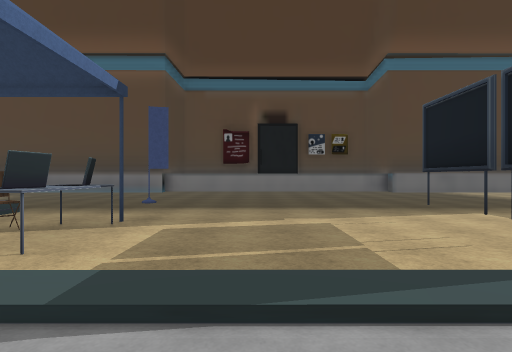
[1] (above)

24 first-person views from a walk through a 3-D level made in the Unity game engine. The camera is 1.3 m above the floor, looks level and sees 75° across. The floor is counted in squares, 2.32 m on a side. Each view is taken from the middle of a square. On the plan, view 1 faces up. The plan holds only what a view shows up to about 9 squares ahead; the rest is blank. The place goes on beyond the plan. The player character is not drawn. Some surface patterns are stand-ins.

[2]
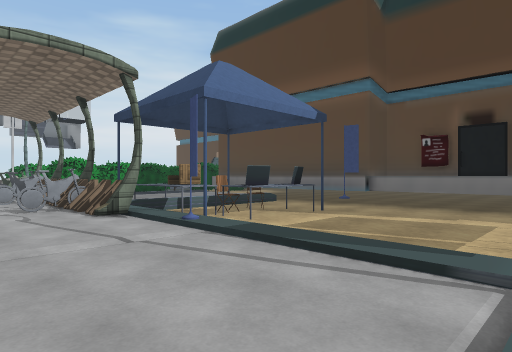

[3]
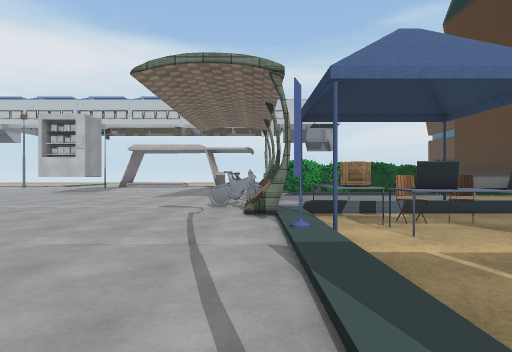

[4]
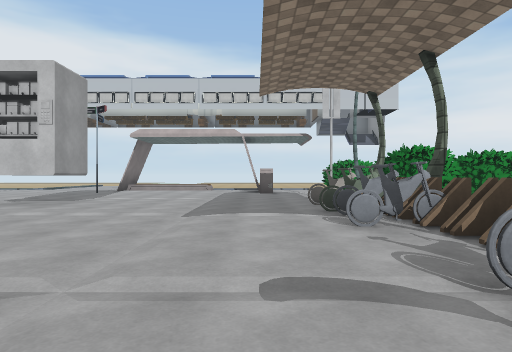

[5]
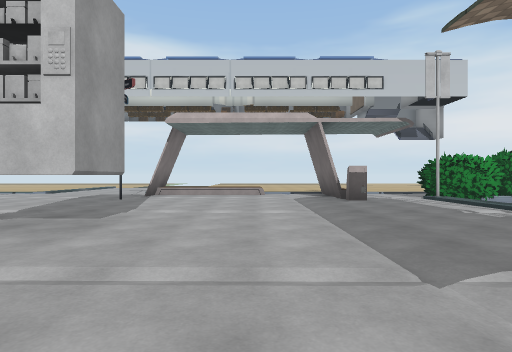

[6]
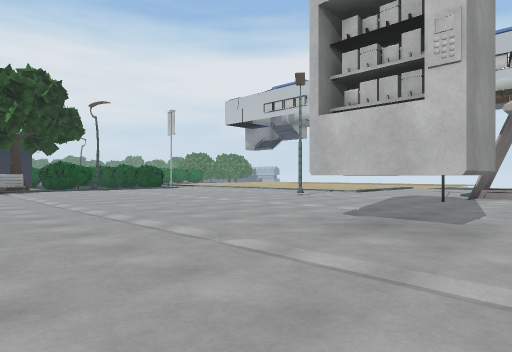

[7]
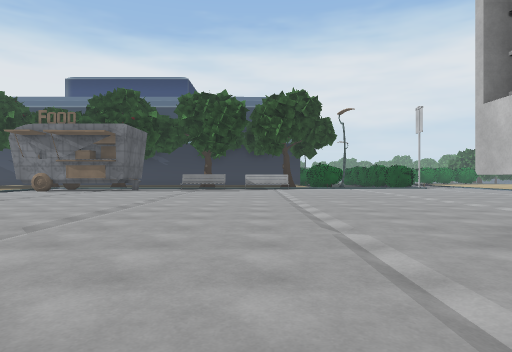

[8]
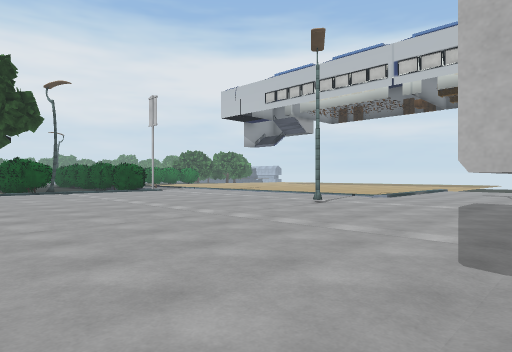

[9]
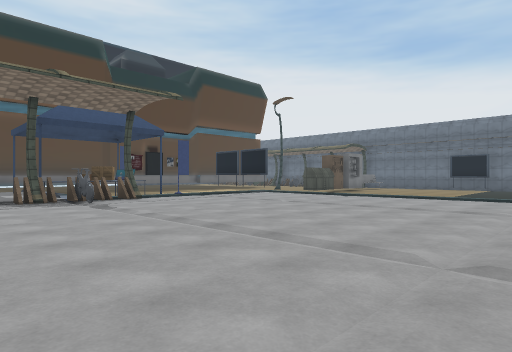

[10]
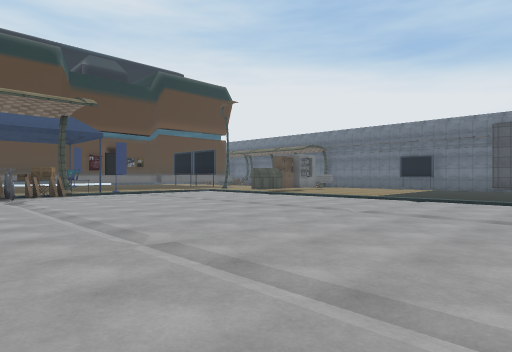

[11]
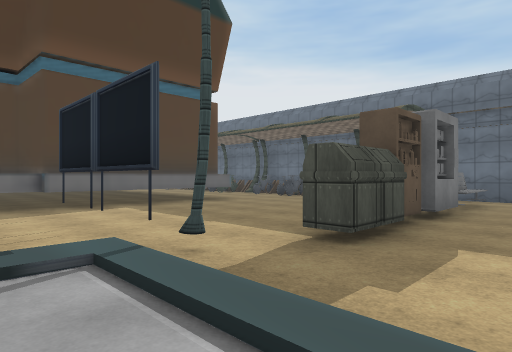

[12]
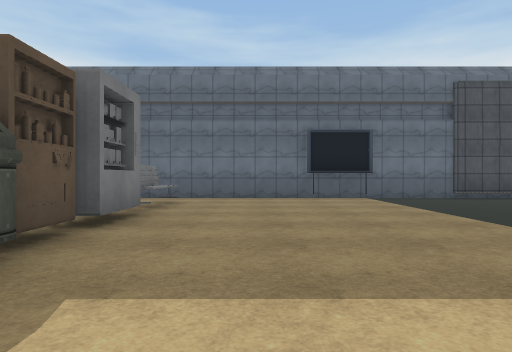

[13]
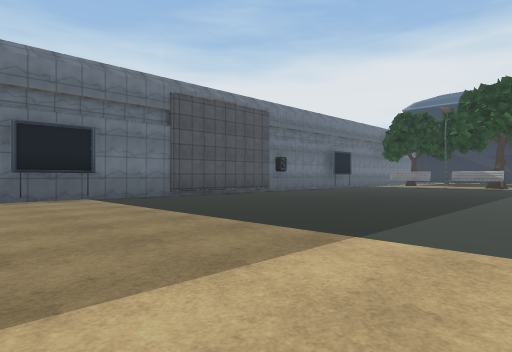

[14]
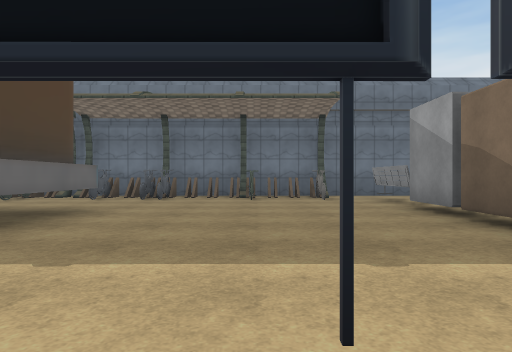

[15]
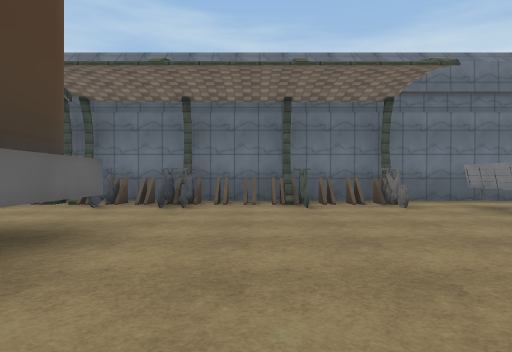

[16]
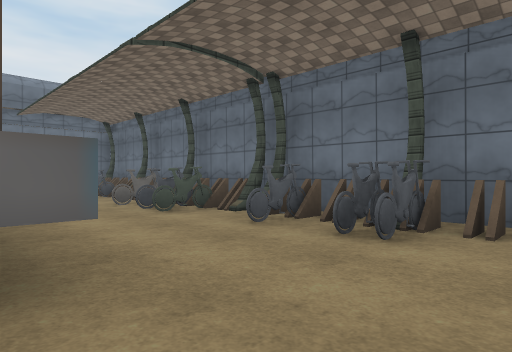

[17]
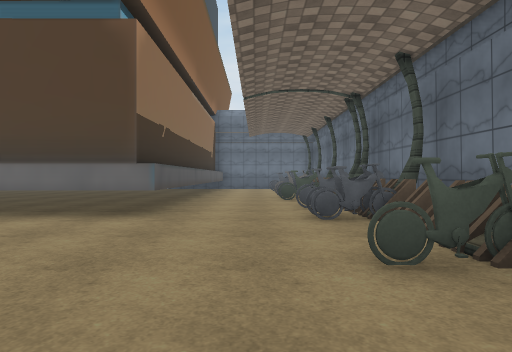

[18]
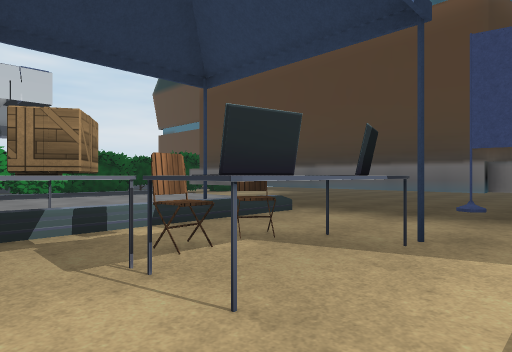

[19]
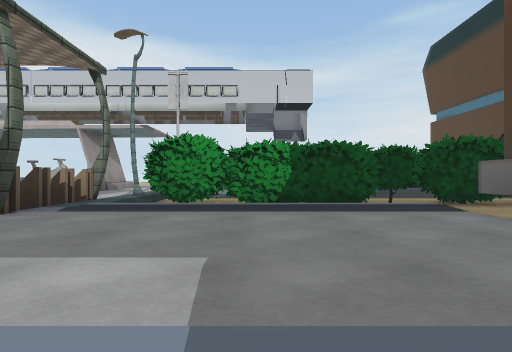

[20]
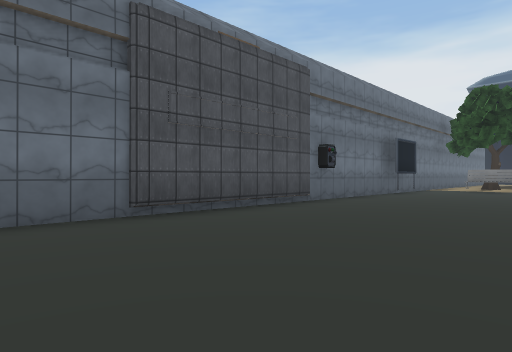

[21]
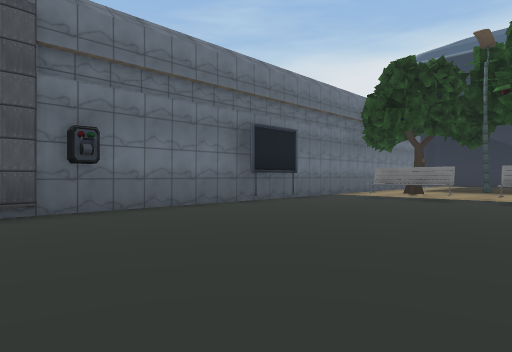

[22]
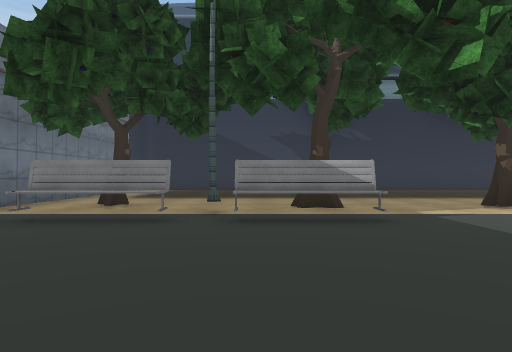

[23]
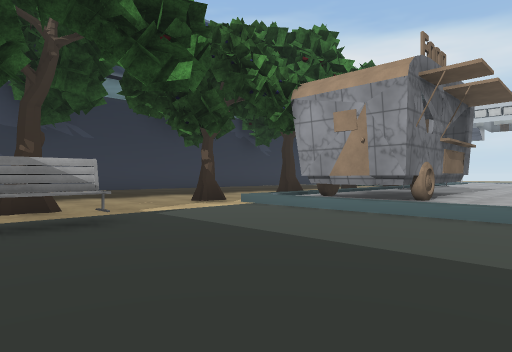

[24]
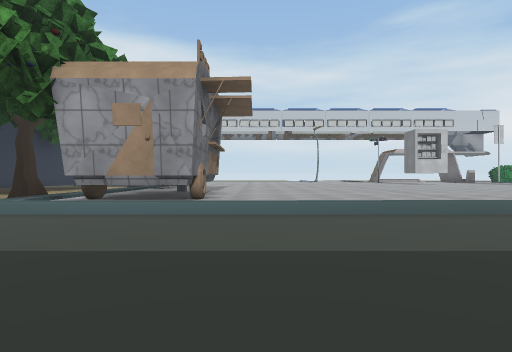

### Floor plan
Key: @ floor where view 1 was taken; # wall or solid block; x gap in a wall; . main floor; : floor 0.25 m higher than the main floor; / step, stairs or slope; = window, fence, low wall or low ledge; ^ raised ledge; F flag; L laptop; T tent; A table; B box; H thing the floor can be seen under or through; I bin; R tree; O other object.
Columns run from 15 left of view 1 to 12 right of it. Each row starts with its distance up from view 1.
 11                       #..O#
 10                       H..O#
  9     #                 H...#
  8   ..##.               H..O#
  7   ..##.##############HH..O#
  6     ## =   ..............O#
  5     ## .:::..F....#.......#
  4 #   ## .:::.OL...........O#
  3 #...## .::AOOL............##
  2 #///##  ##TAB//////......O##
  1 #::::#OOO#O##F:::/.IIOO#OO.#
  0 ::::::OOO:O::::@:/.........#
 -1 ##:::::::::::::::/.........#
 -2 ::::::::::::::::: .........#
 -3 :::::::::::::::::/........##
 -4 :::::::::::::::::/.........#
 -5 :::::OO::::::::::/.........#
 -6 x::::#O::::::::::/ ........#
 -7 :::::::::::::::::/ ........#
 -8 :::::::::::::::::/ ........#
 -9 :::::::::::::::::  ........#
-10 :#:::::::::::::::/ ........#
-11 :::::::::::::::::/.........#
-12 :::::::::::::::::/.........#
-13  ::::::::    ::::/.........#
-14   :::::::    ::::/........##
-15    :::::     ###^/........##
-16     :::         #/.........#
-17                 #/...OOOOO.
-18               ////.....#...
-19               /# .R..#...R.#
-20                  ..........#
-21                  ..........
-22                 #####  ##

Positions as (right, up) in squares from view 1, and headings:
1: (0, 0), facing up
2: (2, -1), facing up-left
3: (2, 1), facing left
4: (-3, -1), facing left
5: (-6, -3), facing left
6: (-6, -4), facing down-left
7: (-7, -3), facing down
8: (-8, -6), facing down-left
9: (-7, -7), facing up-right
10: (-6, -9), facing up-right
11: (1, -1), facing up-right
12: (3, -1), facing right
13: (3, -1), facing down-right
14: (2, 4), facing right
15: (4, 5), facing right
16: (7, 5), facing up-right
17: (9, 2), facing up
18: (-1, 2), facing up-left
19: (-4, 4), facing left
20: (7, -4), facing down-right
21: (6, -9), facing down-right
22: (7, -13), facing down
23: (7, -13), facing down-left
24: (7, -14), facing left
